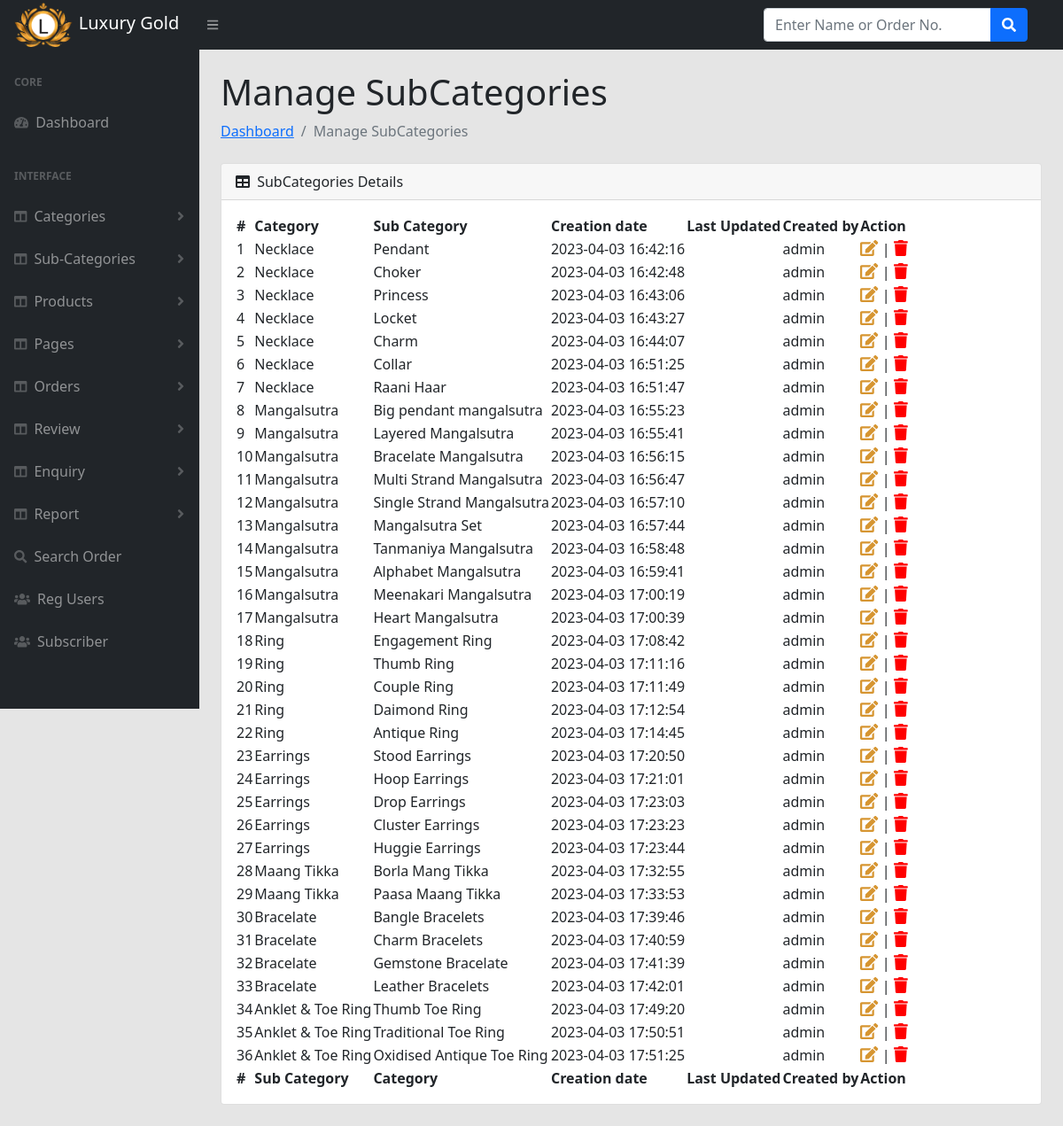
The page /admin/manage-subcategories.php (signed in) on the database its author committed.
### tables this page shows
CREATE TABLE `subcategory` (
  `id` int(11) NOT NULL,
  `categoryid` int(11) DEFAULT NULL,
  `subcategoryName` varchar(255) DEFAULT NULL,
  `creationDate` timestamp NULL DEFAULT current_timestamp(),
  `updationDate` timestamp NULL DEFAULT NULL ON UPDATE current_timestamp(),
  `createdBy` int(11) DEFAULT NULL
);

CREATE TABLE `category` (
  `id` int(11) NOT NULL,
  `categoryName` varchar(255) DEFAULT NULL,
  `categoryDescription` longtext DEFAULT NULL,
  `creationDate` timestamp NOT NULL DEFAULT current_timestamp(),
  `updationDate` timestamp NULL DEFAULT NULL ON UPDATE current_timestamp(),
  `createdBy` int(11) DEFAULT NULL
);

### admin/manage-subcategories.php (the view, shortened to what this page needs)
<?php session_start();
include_once('includes/config.php');
if (strlen($_SESSION['aid']==0)) {
  header('location:logout.php');
  } else{
?>
<!DOCTYPE html>
<html lang="en">
    <head>
        <link href="https://cdn.jsdelivr.net/npm/simple-datatables@latest/dist/style.css" rel="stylesheet" />
        <link href="css/styles.css" rel="stylesheet" />
    </head>
    <body class="sb-nav-fixed">
 <?php include_once('includes/header.php');?>
        <div id="layoutSidenav">
       <?php include_once('includes/sidebar.php');?>
            <div id="layoutSidenav_content">
                <main>
                    <div class="container-fluid px-4">
                        <h1 class="mt-4">Manage SubCategories</h1>
                        <ol class="breadcrumb mb-4">
                            <li class="breadcrumb-item"><a href="dashboard.php">Dashboard</a></li>
                            <li class="breadcrumb-item active">Manage SubCategories</li>
                        </ol>
                        <div class="card mb-4">
                            <div class="card-header">
                                <i class="fas fa-table me-1"></i>
                               SubCategories Details
                            </div>
                            <div class="card-body">
                                <table id="datatablesSimple">
                                    <thead>
                                        <tr>
                                            <th>#</th>
                                            <th>Category</th>
                                            <th>Sub Category</th>
                                            <th>Creation date</th>
                                            <th>Last Updated</th>
                                            <th>Created by</th>
                                            <th>Action</th>
                                        </tr>
                                    </thead>
                                    <tfoot>
                                        <tr>
                                        <th>#</th>
                                            <th>Sub Category</th>
                                            <th>Category</th>
                                            <th>Creation date</th>
                                            <th>Last Updated</th>
                                            <th>Created by</th>
                                            <th>Action</th>
                                        </tr>
                                    </tfoot>
                                    <tbody>
<?php $query=mysqli_query($con,"select category.categoryName,subcategory.subcategoryName as subcatname,subcategory.creationDate,subcategory.updationDate,subcategory.id as subid,tbladmin.username from subcategory join category on subcategory.categoryid=category.id join tbladmin on tbladmin.id=subcategory.createdBy");
$cnt=1;
while($row=mysqli_fetch_array($query))
{
?>
                                <tr>
                                            <td><?php echo htmlentities($cnt);?></td>
                                            <td><?php echo htmlentities($row['categoryName']);?></td>
                                            <td><?php echo htmlentities($row['subcatname']);?></td>
                                            <td> <?php echo htmlentities($row['creationDate']);?></td>
                                            <td><?php echo htmlentities($row['updationDate']);?></td>
                                            <td><?php echo htmlentities($row['username']);?></td>
                                            <td>
                                            <a href="edit-subcategory.php?id=<?php echo $row['subid']?>"><i class="fas fa-edit" style="color:#d69531; font-size:18px;"></i></a> |
                                            <a href="manage-subcategories.php?id=<?php echo $row['subid']?>&del=delete" onClick="return confirm('Are you sure you want to delete?')"><i class="fa fa-trash" style="color:red; font-size:18px;" aria-hidden="true"></i></a></td>
                                        </tr>
                                        <?php $cnt=$cnt+1; } ?>
                                    </tbody>
                                </table>
                            </div>
                        </div>
                    </div>
                </main>
            </div>
        </div>
    </body>
</html>
<?php } ?>

### rows shown on the page
subcategory: categoryid.categoryName "Necklace", subcategoryName "Pendant", creationDate "2023-04-03 16:42:16", tbladmin.UserName "admin"
subcategory: categoryid.categoryName "Necklace", subcategoryName "Choker", creationDate "2023-04-03 16:42:48", tbladmin.UserName "admin"
subcategory: categoryid.categoryName "Necklace", subcategoryName "Princess", creationDate "2023-04-03 16:43:06", tbladmin.UserName "admin"
subcategory: categoryid.categoryName "Necklace", subcategoryName "Locket", creationDate "2023-04-03 16:43:27", tbladmin.UserName "admin"
subcategory: categoryid.categoryName "Necklace", subcategoryName "Charm", creationDate "2023-04-03 16:44:07", tbladmin.UserName "admin"
subcategory: categoryid.categoryName "Necklace", subcategoryName "Collar", creationDate "2023-04-03 16:51:25", tbladmin.UserName "admin"
subcategory: categoryid.categoryName "Necklace", subcategoryName "Raani Haar", creationDate "2023-04-03 16:51:47", tbladmin.UserName "admin"
subcategory: categoryid.categoryName "Mangalsutra", subcategoryName "Big pendant mangalsutra", creationDate "2023-04-03 16:55:23", tbladmin.UserName "admin"
subcategory: categoryid.categoryName "Mangalsutra", subcategoryName "Layered Mangalsutra", creationDate "2023-04-03 16:55:41", tbladmin.UserName "admin"
subcategory: categoryid.categoryName "Mangalsutra", subcategoryName "Bracelate Mangalsutra", creationDate "2023-04-03 16:56:15", tbladmin.UserName "admin"
subcategory: categoryid.categoryName "Mangalsutra", subcategoryName "Multi Strand Mangalsutra", creationDate "2023-04-03 16:56:47", tbladmin.UserName "admin"
subcategory: categoryid.categoryName "Mangalsutra", subcategoryName "Single Strand Mangalsutra", creationDate "2023-04-03 16:57:10", tbladmin.UserName "admin"
subcategory: categoryid.categoryName "Mangalsutra", subcategoryName "Mangalsutra Set", creationDate "2023-04-03 16:57:44", tbladmin.UserName "admin"
subcategory: categoryid.categoryName "Mangalsutra", subcategoryName "Tanmaniya Mangalsutra", creationDate "2023-04-03 16:58:48", tbladmin.UserName "admin"
subcategory: categoryid.categoryName "Mangalsutra", subcategoryName "Alphabet Mangalsutra", creationDate "2023-04-03 16:59:41", tbladmin.UserName "admin"
subcategory: categoryid.categoryName "Mangalsutra", subcategoryName "Meenakari Mangalsutra", creationDate "2023-04-03 17:00:19", tbladmin.UserName "admin"
subcategory: categoryid.categoryName "Mangalsutra", subcategoryName "Heart Mangalsutra", creationDate "2023-04-03 17:00:39", tbladmin.UserName "admin"
subcategory: categoryid.categoryName "Ring", subcategoryName "Engagement Ring", creationDate "2023-04-03 17:08:42", tbladmin.UserName "admin"
subcategory: categoryid.categoryName "Ring", subcategoryName "Thumb Ring", creationDate "2023-04-03 17:11:16", tbladmin.UserName "admin"
subcategory: categoryid.categoryName "Ring", subcategoryName "Couple Ring", creationDate "2023-04-03 17:11:49", tbladmin.UserName "admin"
subcategory: categoryid.categoryName "Ring", subcategoryName "Daimond Ring", creationDate "2023-04-03 17:12:54", tbladmin.UserName "admin"
subcategory: categoryid.categoryName "Ring", subcategoryName "Antique Ring", creationDate "2023-04-03 17:14:45", tbladmin.UserName "admin"
subcategory: categoryid.categoryName "Earrings", subcategoryName "Stood Earrings", creationDate "2023-04-03 17:20:50", tbladmin.UserName "admin"
subcategory: categoryid.categoryName "Earrings", subcategoryName "Hoop Earrings", creationDate "2023-04-03 17:21:01", tbladmin.UserName "admin"
subcategory: categoryid.categoryName "Earrings", subcategoryName "Drop Earrings", creationDate "2023-04-03 17:23:03", tbladmin.UserName "admin"
subcategory: categoryid.categoryName "Earrings", subcategoryName "Cluster Earrings", creationDate "2023-04-03 17:23:23", tbladmin.UserName "admin"
subcategory: categoryid.categoryName "Earrings", subcategoryName "Huggie Earrings", creationDate "2023-04-03 17:23:44", tbladmin.UserName "admin"
subcategory: categoryid.categoryName "Maang Tikka", subcategoryName "Borla Mang Tikka", creationDate "2023-04-03 17:32:55", tbladmin.UserName "admin"
subcategory: categoryid.categoryName "Maang Tikka", subcategoryName "Paasa Maang Tikka", creationDate "2023-04-03 17:33:53", tbladmin.UserName "admin"
subcategory: categoryid.categoryName "Bracelate", subcategoryName "Bangle Bracelets", creationDate "2023-04-03 17:39:46", tbladmin.UserName "admin"
subcategory: categoryid.categoryName "Bracelate", subcategoryName "Charm Bracelets", creationDate "2023-04-03 17:40:59", tbladmin.UserName "admin"
subcategory: categoryid.categoryName "Bracelate", subcategoryName "Gemstone Bracelate", creationDate "2023-04-03 17:41:39", tbladmin.UserName "admin"
subcategory: categoryid.categoryName "Bracelate", subcategoryName "Leather Bracelets", creationDate "2023-04-03 17:42:01", tbladmin.UserName "admin"
subcategory: categoryid.categoryName "Anklet & Toe Ring", subcategoryName "Thumb Toe Ring", creationDate "2023-04-03 17:49:20", tbladmin.UserName "admin"
subcategory: categoryid.categoryName "Anklet & Toe Ring", subcategoryName "Traditional Toe Ring", creationDate "2023-04-03 17:50:51", tbladmin.UserName "admin"
subcategory: categoryid.categoryName "Anklet & Toe Ring", subcategoryName "Oxidised Antique Toe Ring", creationDate "2023-04-03 17:51:25", tbladmin.UserName "admin"
